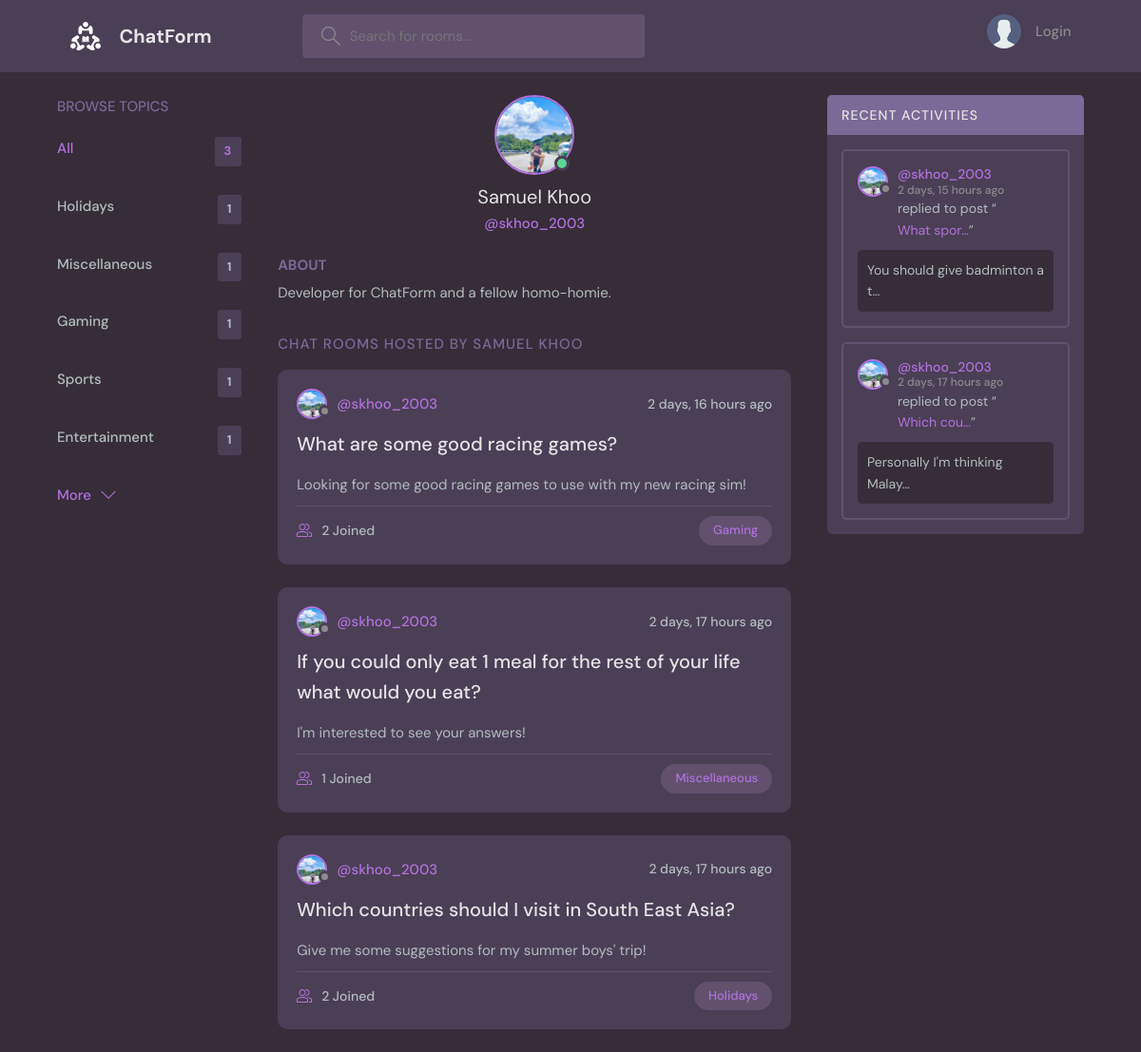
Page /profile/1/ on the committed database.
### base/models.py (models this page shows, shortened)
class User(AbstractUser):
    name = models.CharField(max_length=200, null=True)
    email = models.EmailField(unique=True, null=True)
    bio = models.TextField(null=True)
    avatar = models.ImageField(null=True, default="avatar.svg")
    USERNAME_FIELD = 'email'
    REQUIRED_FIELDS = []

class Topic(models.Model):
    name = models.CharField(max_length=250)

class Room(models.Model):
    host = models.ForeignKey(User, on_delete=models.SET_NULL, null=True)
    topic = models.ForeignKey(Topic, on_delete=models.SET_NULL, null=True)
    name = models.CharField(max_length=200)
    description = models.TextField(null=True, blank=True)
    participants = models.ManyToManyField(User, related_name='participants', blank=True)
    updated = models.DateTimeField(auto_now=True)
    created = models.DateTimeField(auto_now_add=True)
    class Meta:
        ordering = ['-updated', '-created']
    def __str__(self):
        return self.name

class Message(models.Model):
    user = models.ForeignKey(User, on_delete=models.CASCADE)
    room = models.ForeignKey(Room, on_delete=models.CASCADE)
    body = models.TextField()
    updated = models.DateTimeField(auto_now=True)
    created = models.DateTimeField(auto_now_add=True)
    class Meta:
        ordering = ['-updated', '-created']

### base/views.py (the view)
# urls.py: path('profile/<str:pk>/', views.userprofile, name="user-profile"),
def userprofile(request, pk):
    user = User.objects.get(id=pk)
    rooms = user.room_set.all()
    room_activity = user.message_set.all()
    topics = Topic.objects.all()
    context = {'user': user, 'rooms': rooms, 'topics': topics, 'room_activity': room_activity}
    return render(request, 'base/profile.html', context)

### base/templates/base/profile.html (shortened to what this page needs)
{% extends 'main.html' %}
{% block content %}
  <main class="profile-page layout layout--3">
    <div class="container">
      {% include 'components/topics_component.html' %}
      <div class="roomList">
        <div class="profile">
          <div class="profile__avatar">
            <div class="avatar avatar--large active">
              <img src="{{user.avatar.url}}" />
            </div>
          </div>
          <div class="profile__info">
            <h3>{{user.name}}</h3>
            <p>@{{user.username}}</p>
          </div>
          <div class="profile__about">
            <h3>About</h3>
            <p>
              {{user.bio}}
            </p>
          </div>
        </div>
        <div class="roomList__header">
          <div>
            <h2>Chat Rooms Hosted by {{user.name}}</a>
            </h2>
          </div>
        </div>
        {% include 'components/room_component.html' %}
      </div>
      {% include 'components/activity_feed.html' %}
    </div>
  </main>
  {% endblock content %}

### base/templates/components/topics_component.html
<div class="topics">
    <div class="topics__header">
      <h2>Browse Topics</h2>
    </div>
    <ul class="topics__list">
      <li>
        <a href="{% url 'home' %}" class="active">All<span>{{rooms.count}}</span></a>
      </li>
      {% for topic in topics %}
      <li>
        <a href="{% url 'home' %}?q={{topic.name}}">{{topic.name}}<span>{{topic.room_set.all.count}}</span></a>
      </li>
      {% endfor %}
    </ul>
    <a class="btn btn--link" href="{% url 'topics-page' %}">
      More
      <svg version="1.1" xmlns="http://www.w3.org/2000/svg" width="32" height="32" viewBox="0 0 32 32">
        <title>chevron-down</title>
        <path d="M16 21l-13-13h-3l16 16 16-16h-3l-13 13z"></path>
      </svg>
    </a>
  </div>

### base/templates/components/room_component.html (shortened to what this page needs)
{% for room in rooms %}
<div class="roomListRoom">
    <div class="roomListRoom__header">
      <a href="{% url 'user-profile' room.host.id %}" class="roomListRoom__author">
        <div class="avatar avatar--small">
          <img src="{{room.host.avatar.url}}" />
        </div>
        <span>@{{room.host.username}}</span>
      </a>
      <div class="roomListRoom__actions">
        <span>{{room.created|timesince}} ago</span>
      </div>
    </div>
    <div class="roomListRoom__content">
      <a href="{% url 'room' room.id %}">{{room.name}}</a>
      <p>
        <small>{{room.description}}</small>
      </p>
    </div>
    <div class="roomListRoom__meta">
      <a href="{% url 'room' room.id %}" class="roomListRoom__joined">
        {{room.participants.all.count}} Joined
      </a>
      <a href="{% url 'home' %}?q={{room.topic.name}}">
      <p class="roomListRoom__topic">{{room.topic.name}}</p>
    </a>
    </div>
  </div>
{% endfor %}

### base/templates/components/activity_feed.html (shortened to what this page needs)
<div class="activities">
    <div class="activities__header">
      <h2>Recent Activities</h2>
    </div>
    {% for message in room_activity %}
    <div class="activities__box">
      <div class="activities__boxHeader roomListRoom__header">
        <a href="{% url 'user-profile' message.user.id %}" class="roomListRoom__author">
          <div class="avatar avatar--small">
            <img src="{{message.user.avatar.url}}" />
          </div>
          <p>
            @{{message.user.username}}
            <span>{{message.created|timesince}} ago</span>
          </p>
        </a>
      </div>
      <div class="activities__boxContent">
        <p>replied to post “<a href="{% url 'room' message.room.id %}">{{message.room|truncatechars:10}}</a>”</p>
        <div class="activities__boxRoomContent">
          {{message.body|truncatechars:30}}
        </div>
      </div>
    </div>
    {% endfor %}
</div>

### rows in the picture
User: count "3", avatar (picture), name "Samuel Khoo", username "skhoo_2003", bio "Developer for ChatForm and a fellow homo-homie.", name "SAMUEL KHOO"
Topic: name "Holidays", room_set.all.count "1"
Topic: name "Miscellaneous", room_set.all.count "1"
Topic: name "Gaming", room_set.all.count "1"
Topic: name "Sports", room_set.all.count "1"
Topic: name "Entertainment", room_set.all.count "1"
Room: host.avatar (picture), host.username "skhoo_2003", created "2 days, 16 hours", name "What are some good racing games?", description "Looking for some good racing games to use with my new racing sim!", participants.all.count "2", topic.name "Gaming"
Room: host.avatar (picture), host.username "skhoo_2003", created "2 days, 17 hours", name "If you could only eat 1 meal for the rest of your life what would you eat?", description "I'm interested to see your answers!", participants.all.count "1", topic.name "Miscellaneous"
Room: host.avatar (picture), host.username "skhoo_2003", created "2 days, 17 hours", name "Which countries should I visit in South East Asia?", description "Give me some suggestions for my summer boys' trip!", participants.all.count "2", topic.name "Holidays"
Message: user.avatar (picture), user.username "skhoo_2003", created "2 days, 15 hours", room "What spor…", body "You should give badminton a t…"
Message: user.avatar (picture), user.username "skhoo_2003", created "2 days, 17 hours", room "Which cou…", body "Personally I'm thinking Malay…"
